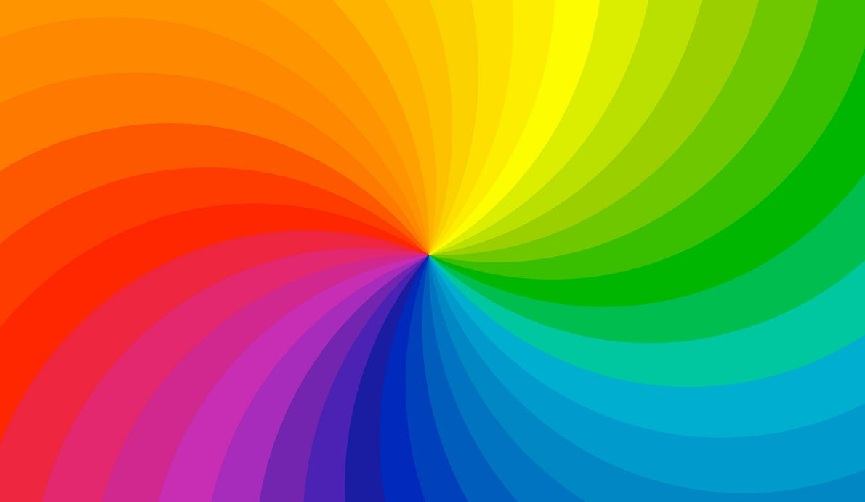
#> input picture input.jpg, 865 x 502 px
$ python 9.py
#> lines starting #> are read from the running program, lines starting #| are printed output that depends on the picture
import cv2
import numpy as np

image = cv2.imread('input.jpg')
#> image is the input picture: shape (502, 865, 3); mean B, G, R 70.5, 132.5, 145.2

#1
ex1_cv2 = cv2.add(image, 50)
ex1_np = image.astype(int) + 50
ex1_np = np.clip(ex1_np, 0, 255).astype(np.uint8)

cv2.imshow('oryginalny', image)
cv2.imshow('OpenCV +50', ex1_cv2)
cv2.imshow('NumPy +50', ex1_np)
cv2.waitKey(0)
cv2.destroyAllWindows()

#2
ex2_np = (image.astype(int) + 150) % 256
ex2_np = ex2_np.astype(np.uint8)
ex2_cv2 = cv2.add(image, 150)
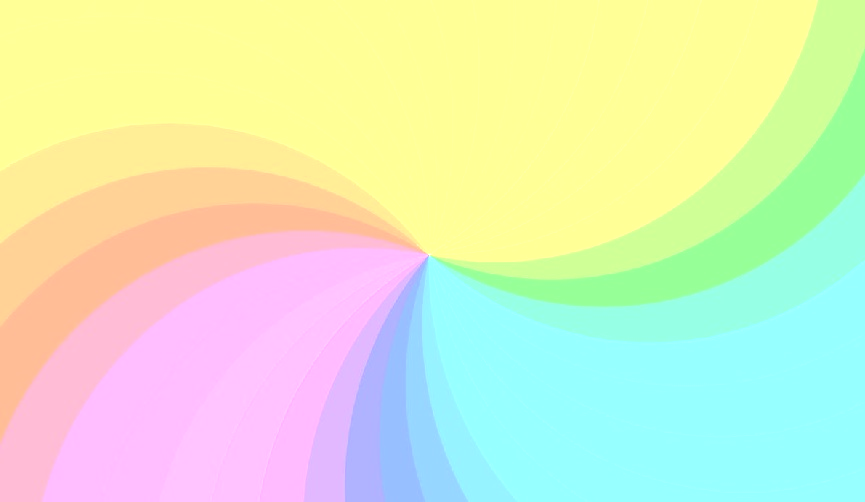
#> ex2_cv2: shape (502, 865, 3); mean B, G, R 194.8, 235, 220.8

cv2.imshow('Przepalenie NumPy', ex2_np)
cv2.imshow('Przepalenie OpenCV', ex2_cv2)
cv2.waitKey(0)
cv2.destroyAllWindows()

#3
ex3_np = image.astype(int) - 80
ex3_np = np.clip(ex3_np, 0, 255).astype(np.uint8)
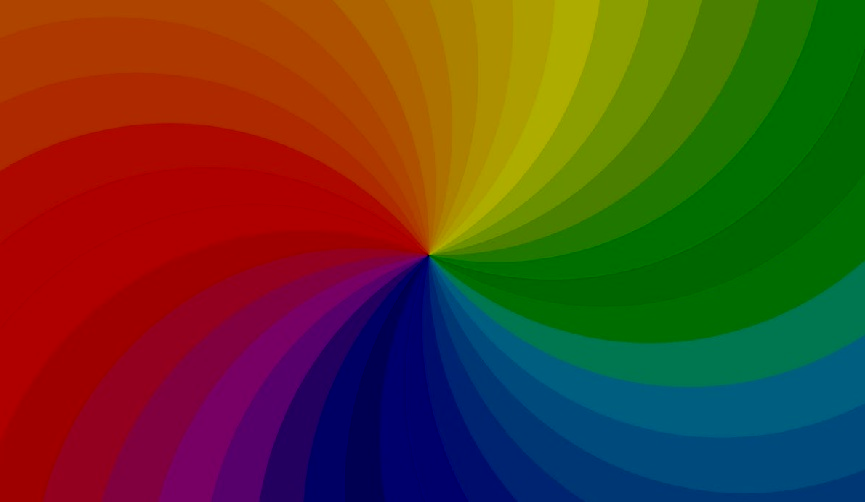
#> ex3_np: shape (502, 865, 3); mean B, G, R 34.8, 63.9, 90.2
ex3_cv2 = cv2.subtract(image, 80)

cv2.imshow('Ciemniej NumPy', ex3_np)
cv2.imshow('Ciemniej OpenCV', ex3_cv2)
cv2.waitKey(0)
cv2.destroyAllWindows()

#4
b, g, r = cv2.split(image)
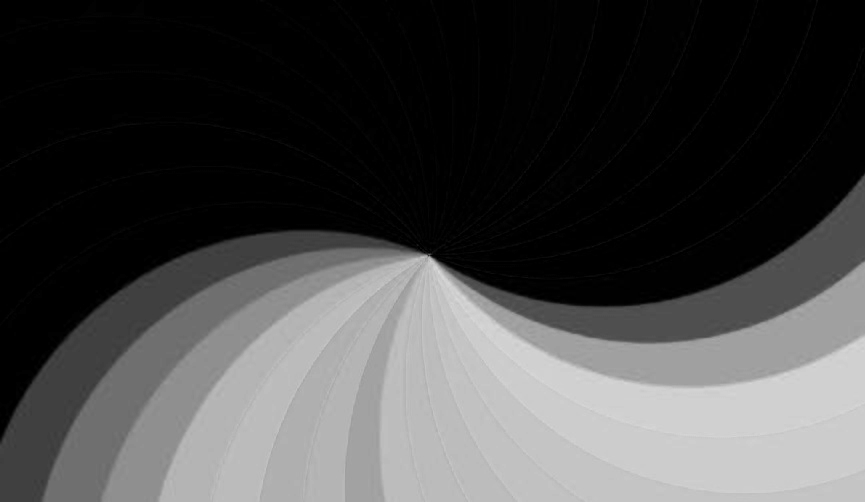
#> b: shape (502, 865); min 0, max 220, mean 70.5
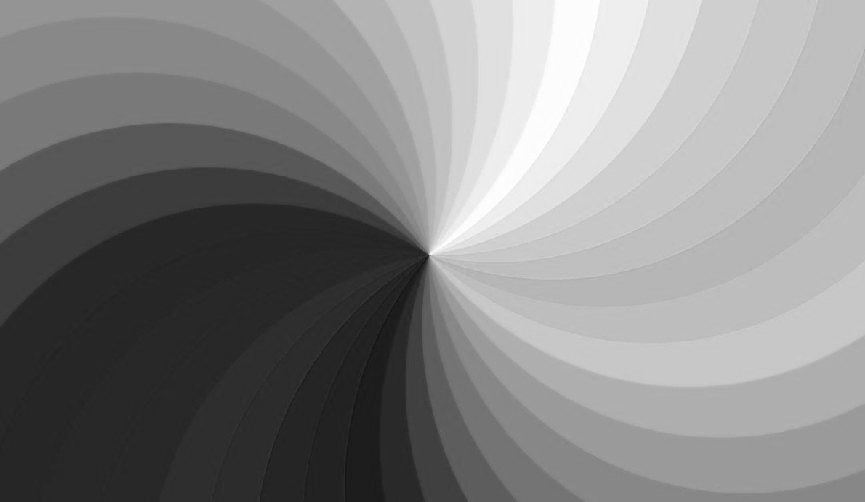
#> g: shape (502, 865); min 16, max 255, mean 132.5
r = cv2.add(r, 30)
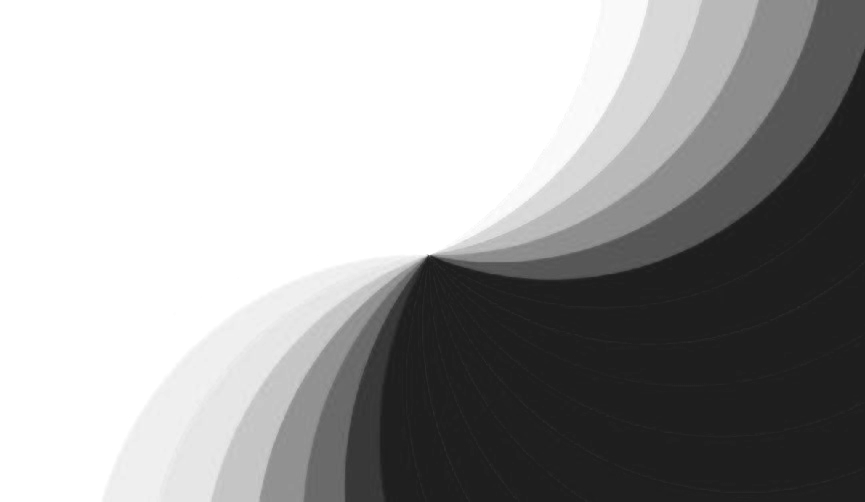
#> r: shape (502, 865); min 30, max 255, mean 164.8
g = cv2.subtract(g, 20)
b = cv2.add(b, 10)
ex4 = cv2.merge([b, g, r])
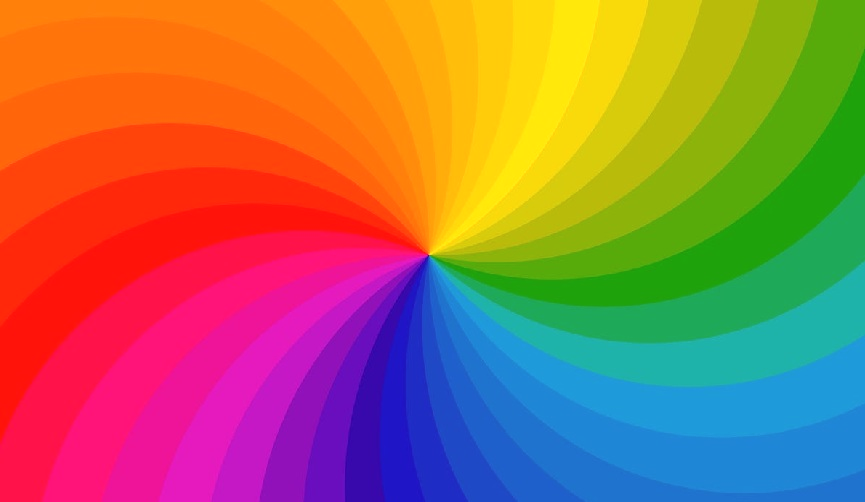
#> ex4: shape (502, 865, 3); mean B, G, R 80.5, 112.5, 164.8

cv2.imshow('Wlasny filtr', ex4)
cv2.imwrite('input2.jpg', ex4)
cv2.waitKey(0)
cv2.destroyAllWindows()

#5
ex5_1 = cv2.imread('input.jpg')
ex5_2 = cv2.imread('input2.jpg')
diff = cv2.absdiff(ex5_1, ex5_2)
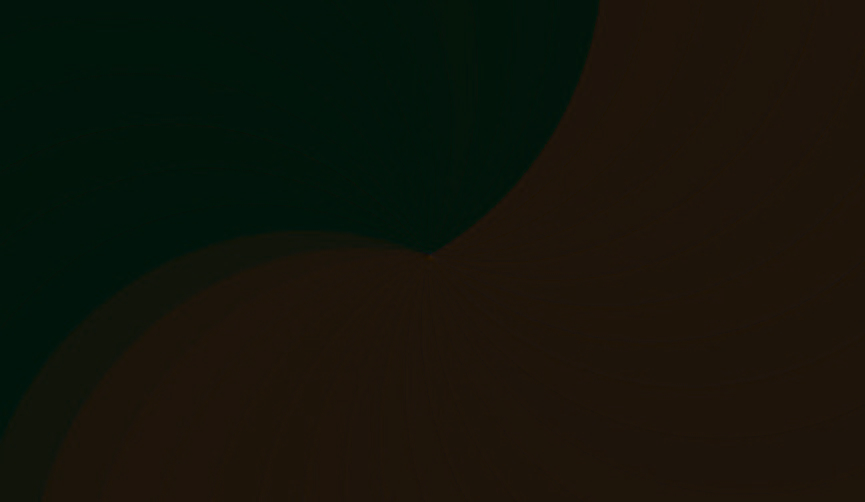
#> diff: shape (502, 865, 3); mean B, G, R 10.1, 20.1, 19.4

cv2.imshow('Roznice miedzy obrazami', diff)
cv2.waitKey(0)
cv2.destroyAllWindows()
